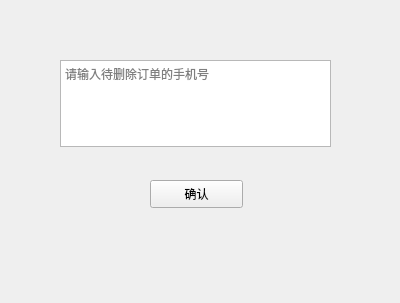
<?xml version="1.0" encoding="UTF-8"?>
<ui version="4.0">
 <class>Form</class>
 <widget class="QWidget" name="Form">
  <property name="geometry">
   <rect>
    <x>0</x>
    <y>0</y>
    <width>400</width>
    <height>303</height>
   </rect>
  </property>
  <property name="windowTitle">
   <string>删除订单</string>
  </property>
  <widget class="QTextEdit" name="textEdit">
   <property name="geometry">
    <rect>
     <x>60</x>
     <y>60</y>
     <width>271</width>
     <height>87</height>
    </rect>
   </property>
   <property name="placeholderText">
    <string>请输入待删除订单的手机号</string>
   </property>
  </widget>
  <widget class="QPushButton" name="button">
   <property name="geometry">
    <rect>
     <x>150</x>
     <y>180</y>
     <width>93</width>
     <height>28</height>
    </rect>
   </property>
   <property name="text">
    <string>确认</string>
   </property>
  </widget>
 </widget>
 <resources/>
 <connections/>
</ui>
